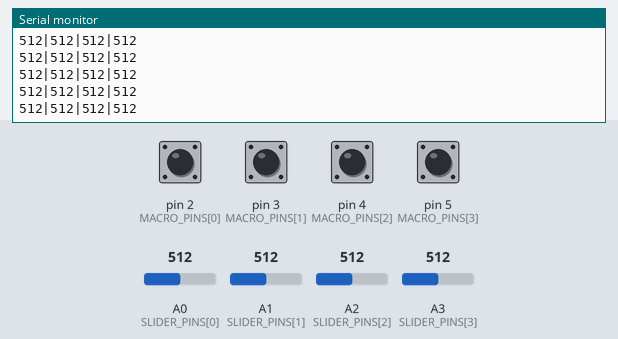
This sketch was run on a simulated Arduino Uno, built with avr-gcc and run on an emulated ATmega328P. Shown: the last lines printed to the serial monitor. The test bench sets the inputs (shaded band); at power-on: pin 2 (MACRO_PINS[0]), pin 3 (MACRO_PINS[1]), pin 4 (MACRO_PINS[2]), pin 5 (MACRO_PINS[3]) HIGH, A0 (SLIDER_PINS[0]) = 512, A1 (SLIDER_PINS[1]) = 512, A2 (SLIDER_PINS[2]) = 512, A3 (SLIDER_PINS[3]) = 512.

Above: at 1.2 s.
1.3 s: pin 2 (MACRO_PINS[0]) pulled LOW for 0.15 s
At 1.6 s:
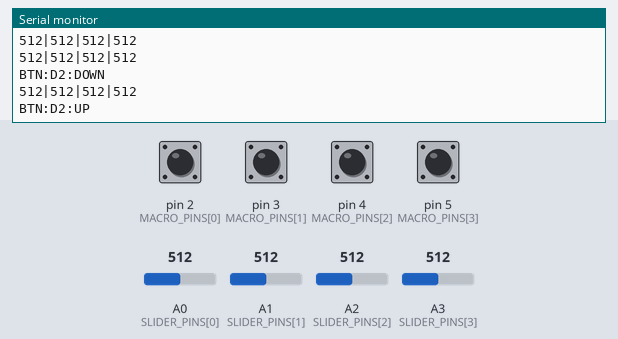
2.9 s: A0 (SLIDER_PINS[0]) set to 716
At 3.06 s:
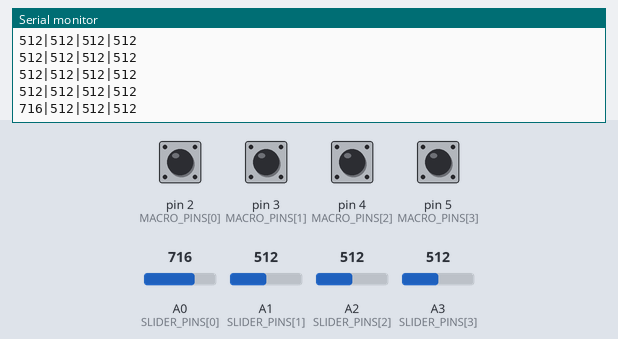
4.4 s: A1 (SLIDER_PINS[1]) set to 716
At 4.56 s:
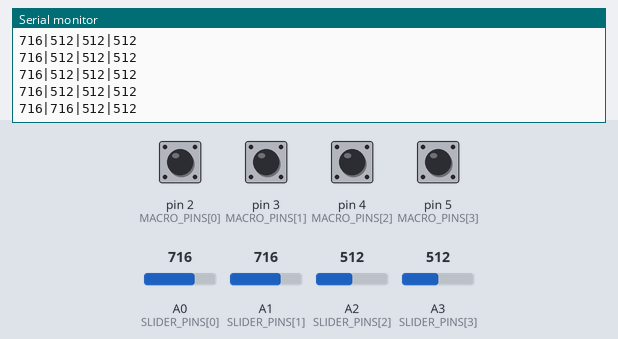
5.9 s: A2 (SLIDER_PINS[2]) set to 716
At 6.06 s:
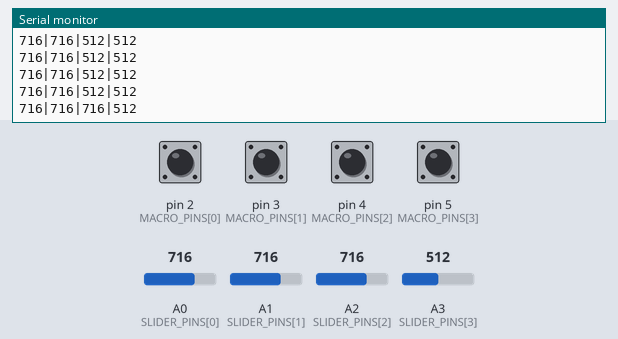
7.4 s: A3 (SLIDER_PINS[3]) set to 716
At 7.56 s:
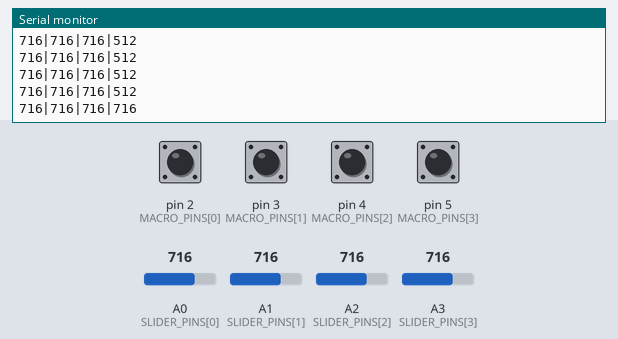
8.9 s: pin 3 (MACRO_PINS[1]) pulled LOW for 0.15 s
At 9.2 s:
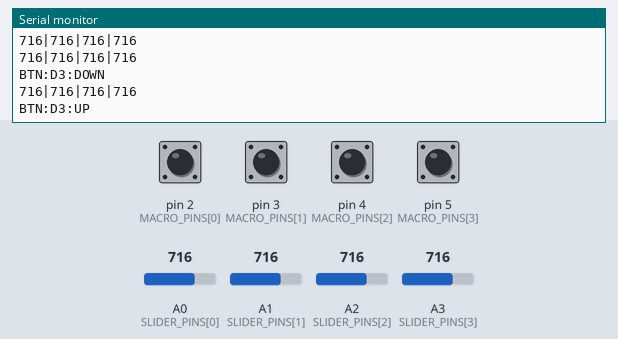

Measured:
- after the input at 1.3 s, the serial monitor: prints a new line at once (image 1)
- after the input at 2.9 s, the serial monitor: prints a new line at once (image 2)
- after the input at 4.4 s, the serial monitor: prints a new line at once (image 3)
- after the input at 5.9 s, the serial monitor: prints a new line at once (image 4)
- after the input at 7.4 s, the serial monitor: prints a new line at once (image 5)
- after the input at 8.9 s, the serial monitor: prints a new line at once (image 6)

The sketch:

OmniDeck.ino
```cpp
/*
 * OmniDeck - Arduino Firmware
 * NOTE: Compatible with native USB / HID-capable Arduinos
 * (e.g. Arduino Micro, Leonardo, Pro Micro - ATmega32U4 / SAMD boards).
 *
 * 1. Maps analog potentiometer inputs to pipe-delimited serial output:
 *    Format: val0|val1|val2|...|valN\n (0 - 1023 per channel)
 *
 * 2. Maps digital macro switch inputs to discrete serial events:
 *    Format: BTN:<pinName>:DOWN\n (when pressed, e.g. BTN:D2:DOWN)
 *            BTN:<pinName>:UP\n   (when released, e.g. BTN:D2:UP)
 */

// =================== CONFIGURATION ===================
// ── Sliders Configuration ────────────────────────────
const int NUM_SLIDERS = 4;
// Pins for each slider channel (0 -> A0, 1 -> A1, 2 -> A2, 3 -> A3)
const int SLIDER_PINS[NUM_SLIDERS] = { A0, A1, A2, A3 };

// Set to true if moving the slider UP physically decreases volume
// (Keep false if you have Invert enabled inside OmniDeck desktop settings)
const bool INVERT_SLIDERS = false;

// ── Macro Switches Configuration ─────────────────────
const int NUM_MACROS = 4;
// Digital pins for each macro switch (0 -> D2, 1 -> D3, 2 -> D4, 3 -> D5)
const int MACRO_PINS[NUM_MACROS] = { 2, 3, 4, 5 };
// Hardware pin labels/identifiers sent to PC (e.g. "D2", "D3", "D4", "D5")
const char* const MACRO_PIN_NAMES[NUM_MACROS] = { "D2", "D3", "D4", "D5" };

// Set to true if switch connects pin to GND when pressed (standard INPUT_PULLUP)
// Set to false if your hardware connects pin to VCC when pressed (active HIGH)
const bool MACRO_ACTIVE_LOW = true;

// Debounce delay in milliseconds for mechanical key bounce
const unsigned long MACRO_DEBOUNCE_MS = 30;

// ── Communication & Sampling ─────────────────────────
// Baud rate (must match OmniDeck Settings, default is 9600)
const long BAUD_RATE = 9600;

// Sampling rate: check slider positions every 4ms (~250Hz for instantaneous response)
const unsigned long UPDATE_INTERVAL_MS = 4;

// Heartbeat: force-send slider values at least every 200ms
// (Ensures OmniDeck receives initial positions immediately upon connecting)
const unsigned long HEARTBEAT_INTERVAL_MS = 200;

// Minimum ADC change required to trigger an immediate frame (deadband against electrical noise)
const int JITTER_THRESHOLD = 2;
// =====================================================

// Slider state tracking
int lastSliderValues[NUM_SLIDERS];
unsigned long lastSampleTime = 0;
unsigned long lastSentTime = 0;

// Macro switch state tracking
int lastRawRead[NUM_MACROS];
int stableMacroState[NUM_MACROS];
unsigned long lastDebounceTime[NUM_MACROS];

void setup() {
  Serial.begin(BAUD_RATE);

  // Initialize Sliders
  for (int i = 0; i < NUM_SLIDERS; i++) {
    pinMode(SLIDER_PINS[i], INPUT);
    lastSliderValues[i] = -1;
  }

  // Initialize Macro Switches
  for (int i = 0; i < NUM_MACROS; i++) {
    if (MACRO_ACTIVE_LOW) {
      pinMode(MACRO_PINS[i], INPUT_PULLUP);
    } else {
      pinMode(MACRO_PINS[i], INPUT);
    }

    int initialRead = digitalRead(MACRO_PINS[i]);
    lastRawRead[i] = initialRead;
    stableMacroState[i] = initialRead;
    lastDebounceTime[i] = 0;
  }
}

void loop() {
  unsigned long now = millis();

  // 1. Process Macro Switches (Fast, event-driven, with debouncing)
  handleMacroSwitches(now);

  // 2. Process Sliders (Sampled on regular interval)
  handleSliders(now);
}

// ── Check and send Macro Switch events ────────────────
void handleMacroSwitches(unsigned long now) {
  for (int i = 0; i < NUM_MACROS; i++) {
    int currentRead = digitalRead(MACRO_PINS[i]);

    // Check if the pin reading changed (noise or actual press)
    if (currentRead != lastRawRead[i]) {
      lastDebounceTime[i] = now;
      lastRawRead[i] = currentRead;
    }

    // If reading has remained stable longer than the debounce delay
    if ((now - lastDebounceTime[i]) >= MACRO_DEBOUNCE_MS) {
      if (currentRead != stableMacroState[i]) {
        stableMacroState[i] = currentRead;

        bool isPressed = MACRO_ACTIVE_LOW ? (currentRead == LOW) : (currentRead == HIGH);

        // Send discrete event immediately over Serial (e.g. BTN:D2:DOWN)
        Serial.print(F("BTN:"));
        Serial.print(MACRO_PIN_NAMES[i]);
        if (isPressed) {
          Serial.println(F(":DOWN"));
        } else {
          Serial.println(F(":UP"));
        }
      }
    }
  }
}

// ── Check and stream Slider analog values ─────────────
void handleSliders(unsigned long now) {
  if (now - lastSampleTime < UPDATE_INTERVAL_MS) {
    return;
  }
  lastSampleTime = now;

  int currentValues[NUM_SLIDERS];
  bool hasMoved = false;

  for (int i = 0; i < NUM_SLIDERS; i++) {
    int raw = analogRead(SLIDER_PINS[i]);

    if (INVERT_SLIDERS) {
      raw = 1023 - raw;
    }

    raw = constrain(raw, 0, 1023);
    currentValues[i] = raw;

    // Check if slider moved beyond jitter threshold
    if (abs(currentValues[i] - lastSliderValues[i]) >= JITTER_THRESHOLD) {
      hasMoved = true;
    }
  }

  // Send slider packet if:
  // 1. Any slider physically moved, OR
  // 2. Heartbeat timer elapsed, OR
  // 3. First run after boot
  if (hasMoved || (now - lastSentTime >= HEARTBEAT_INTERVAL_MS) || lastSliderValues[0] == -1) {
    lastSentTime = now;

    for (int i = 0; i < NUM_SLIDERS; i++) {
      lastSliderValues[i] = currentValues[i];
      Serial.print(currentValues[i]);
      if (i < NUM_SLIDERS - 1) {
        Serial.print('|');
      }
    }
    Serial.println(); // Sends '\r\n'
  }
}
```
